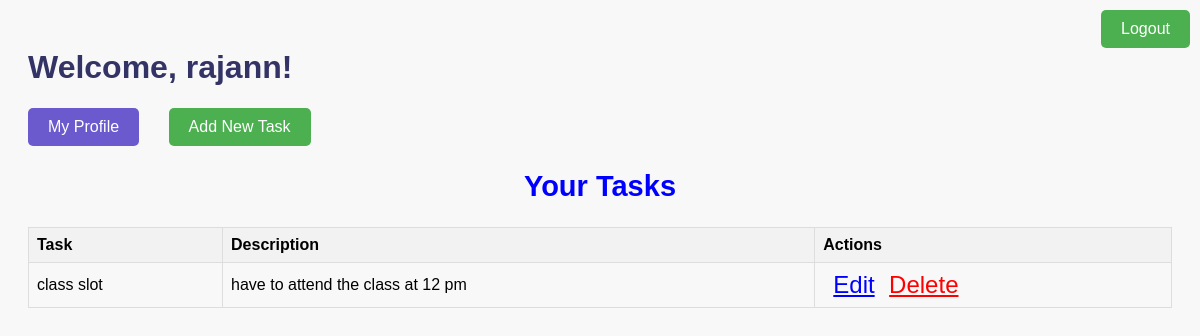
Before: /dashboard/ (signed in) with the older database file.
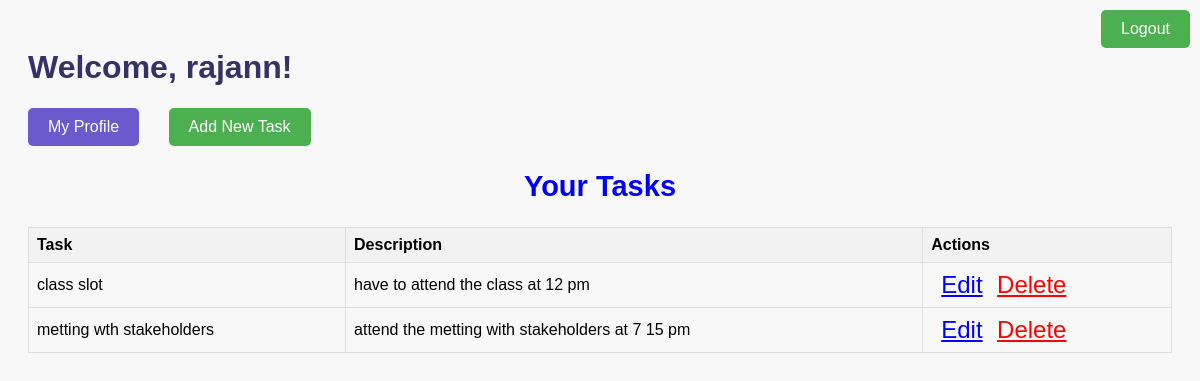
After: the same page with the newer database file.
### todoprojectapp/models.py (models this page shows, shortened)
class Task(models.Model):
    user = models.ForeignKey(User, on_delete=models.CASCADE)
    name = models.CharField(max_length=255)
    description = models.TextField(blank=True, null=True)
    is_completed = models.BooleanField(default=False)
    created_at = models.DateTimeField(auto_now_add=True)

### todoprojectapp/views.py (the view)
# urls.py: path('dashboard/', dashboard, name='dashboard'),
@login_required
def dashboard(request):
    tasks = Task.objects.filter(user=request.user)
    return render(request, 'dashboard/dashboard.html', {'tasks': tasks})

### todoprojectapp/templates/dashboard/dashboard.html (shortened to what this page needs)
{% load static %}
<!DOCTYPE html>
<html lang="en">
<head>
    <link rel="stylesheet" type="text/css" href="{% static 'css/style.css' %}">
</head>
<body>
  <h1>Welcome, {{ user.username }}!</h1>
  <a href="{% url 'user_profile' %}" class="user-profile-btn">My Profile</a>
  <a href="{% url 'create_task' %}" class="add-task-link">Add New Task</a>
  <a href="{% url 'logout' %}" class="logout-btn">Logout</a>
    <h2 class="task-heading">Your Tasks</h2>
    <table class="task-table">
        <thead>
            <tr>
                <th>Task</th>
                <th>Description</th>
                <th>Actions</th>
            </tr>
        </thead>
        <tbody>
        {% for task in tasks %}
            <tr>
                <td>{{ task.name }}</td>
                <td>{{ task.description }}</td>
                <td>
                    <a href="{% url 'update_task' task.id %}" class="edit-link" >Edit</a>
                    <a href="{% url 'delete_task' task.id %}" class="delete-link">Delete</a>
                </td>
            </tr>
        {% endfor %}
        </tbody>
    </table>
  </body>
  </html>

Changed rows visible on the page:
added Task: name "metting wth stakeholders", description "attend the metting with stakeholders at 7 15 pm"
